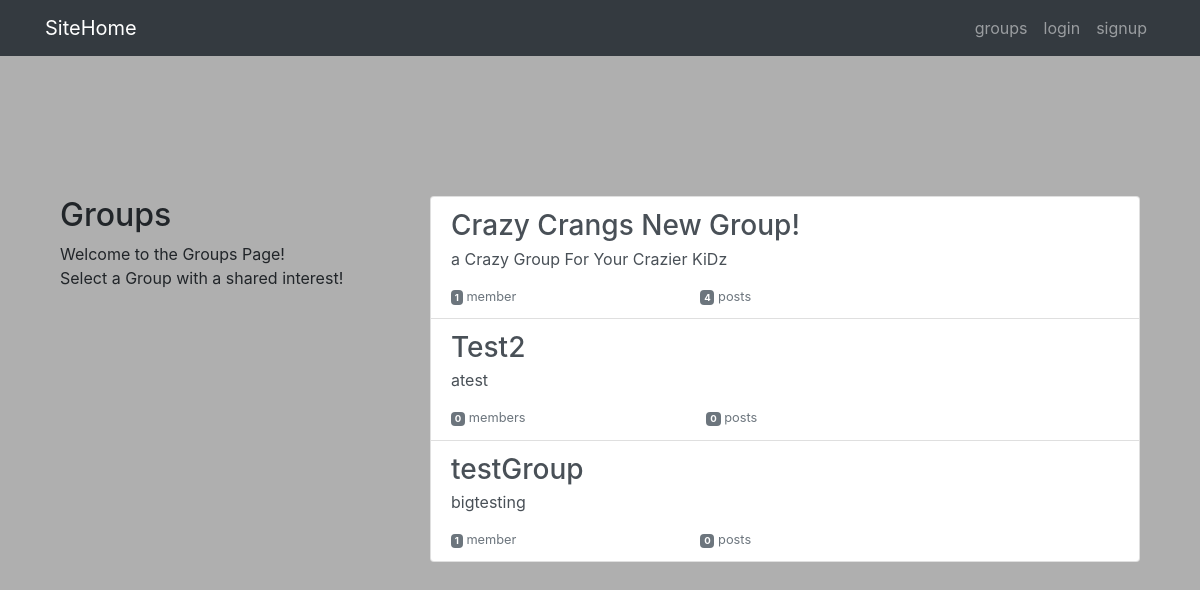
The app's page /groups/ with its own data.
### groups/models.py (models this page shows, shortened)
class Group(models.Model):
    name = models.CharField(max_length=255, unique=True)
    slug = models.SlugField(allow_unicode=True, unique=True)
    description = models.TextField(blank=True, default='')
    description_html = models.TextField(editable=False, default='', blank=True)
    members = models.ManyToManyField(User,through="GroupMember")
    class Meta:
        ordering = ["name"]

### groups/views.py (the view)
# urls.py: path('' , views.ListGroups.as_view() , name = 'all'),
class ListGroups(generic.ListView):
    model = Group

### groups/templates/groups/group_list.html (shortened to what this page needs)
{% extends "groups/group_base.html" %}
{% block pregroup %}
<div class="col-md-4">
	<div class="content">
			<h2>Groups</h2>
			<p>Welcome to the Groups Page! <br>Select a Group with a shared interest!</p>
	</div>
</div>
{% endblock %}
{% block group_content %}
<div class="col-md-8">
	<div class="list-group">
		{% for group in object_list %}
		<a href="{% url 'groups:single' slug=group.slug %}"
		class="list-group-item list-group-item-action flex-column align-items-start">
			<h3 class="mb-1">{{ group.name }}</h3>
			<p class="mb-1">{{ group.description_html|safe }}</p>
			<div class="d-flex w-40 justify-content-between">
				<small class="text-muted"><span class="badge badge-secondary">
					{{ group.members.count }}</span> member{{ group.members.count|pluralize }}</small>
				<small class="text-muted"><span class="badge badge-secondary">
					{{ group.posts.count }}</span> post{{ group.posts.count|pluralize }}</small>
			</div>
		</a>
		{% endfor %}
	</div>
</div>
{% endblock %}

### static/simplesocial/css/master.css (style rules this page uses)
html, body { height: 100%; width: 100%; overflow-y : auto; background: #AFAFAF; margin: 0; }

### records on screen
Group: name "Crazy Crangs New Group!", description_html "a Crazy Group For Your Crazier KiDz", members.count "1", posts.count "4"
Group: name "Test2", description_html "atest", members.count "0", posts.count "0"
Group: name "testGroup", description_html "bigtesting", members.count "1", posts.count "0"
